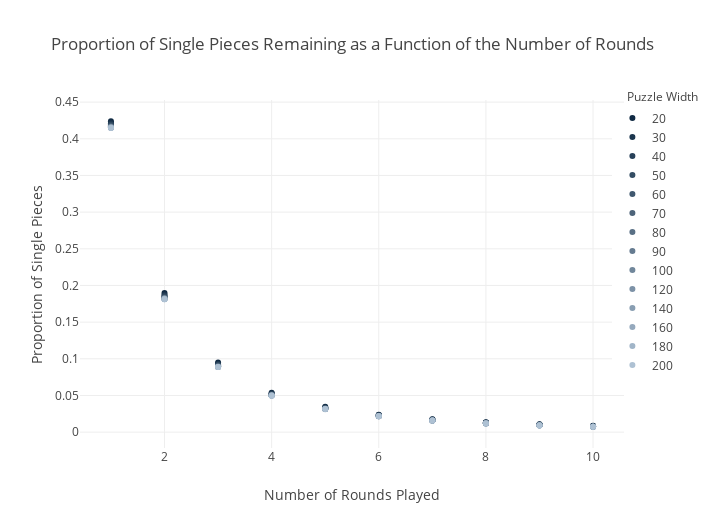

Notebook cell for this chart:
### Code cell
import plotly.offline as pyo
import plotly.graph_objs as go
pyo.offline.init_notebook_mode(connected=True)

data = []

for s in range(len(sliding)):
    
    trace = go.Scatter(
        x = all_xs[s],
        y = all_vals[s],
        showlegend=True,
#         error_y=dict(
#             type='data',
#             symmetric=False,
#             array=np.array(all_errs[s])*1.96,
#             arrayminus=np.array(all_errs[s])*1.96),
        mode = 'markers',
        name=str(thresh[s]),
        line = dict(
            color = matplotlib.colors.rgb2hex(cm(s)),
            width = 2),
    )
    
    data.append(trace)

layout = go.Layout(
    title = 'Proportion of Single Pieces Remaining as a Function of the Number of Rounds',
    width=8*88,
    height=6*88,
#     margin=go.layout.Margin(
#         l=50,
#         r=80,
#         b=80,
#         t=100),
    legend=dict(
        yanchor="top",
        y=0.99,
        xanchor="right",
        x=1.1),
        showlegend=True,
    xaxis=dict(
        title = 'Number of Rounds Played',
        showline=False,
        zeroline=False
    ),
    yaxis=dict(
        title = 'Proportion of Single Pieces',
        zeroline=False
    ),
    annotations=[
        dict(
            x=1.07,
            y=1.04,
            align="right",
            valign="top",
            text='Puzzle Width',
            showarrow=False,
            xref="paper",
            yref="paper",
            xanchor="center",
            yanchor="top"
        )
    ]
)

fig = go.Figure(data=data, layout=layout)
fig.write_html("puzzlewidth.html")
pyo.iplot(fig, filename='line-mode')

### Figure 1 — Plotly figure (JSON) as saved in the notebook; plotly's stock layout.template omitted (floating-point values rounded to 4 significant figures)
{"data": [{"line": {"color": "#102a43", "width": 2}, "mode": "markers", "name": "20", "showlegend": true, "type": "scatter", "uid": "380328b3-bdd1-4af7-badc-a48f98e4e21f", "x": [1, 2, 3, 4, 5, 6, 7, 8, 9, 10], "y": [0.424, 0.1899, 0.095, 0.05386, 0.03445, 0.02376, 0.01766, 0.01359, 0.01072, 0.008655]}, {"line": {"color": "#1c364e", "width": 2}, "mode": "markers", "name": "30", "showlegend": true, "type": "scatter", "uid": "6539f109-68ed-487d-acba-c5afa952efb1", "x": [1, 2, 3, 4, 5, 6, 7, 8, 9, 10], "y": [0.4213, 0.1869, 0.09286, 0.05273, 0.03371, 0.0234, 0.01719, 0.01315, 0.01037, 0.008305]}, {"line": {"color": "#284159", "width": 2}, "mode": "markers", "name": "40", "showlegend": true, "type": "scatter", "uid": "e3e9d727-7351-4897-9c40-cf1fd5865332", "x": [1, 2, 3, 4, 5, 6, 7, 8, 9, 10], "y": [0.4193, 0.1858, 0.09195, 0.05169, 0.03281, 0.02266, 0.01664, 0.01275, 0.009975, 0.00793]}, {"line": {"color": "#344d64", "width": 2}, "mode": "markers", "name": "50", "showlegend": true, "type": "scatter", "uid": "c7a2e49f-3fc7-4d9c-a757-bd9986291b4d", "x": [1, 2, 3, 4, 5, 6, 7, 8, 9, 10], "y": [0.4185, 0.1844, 0.09126, 0.05135, 0.03251, 0.02247, 0.01649, 0.01252, 0.009802, 0.007807]}, {"line": {"color": "#40586f", "width": 2}, "mode": "markers", "name": "60", "showlegend": true, "type": "scatter", "uid": "d8dbaafd-b697-4e92-9010-e49ef8e8e80a", "x": [1, 2, 3, 4, 5, 6, 7, 8, 9, 10], "y": [0.4167, 0.1834, 0.09024, 0.05074, 0.03217, 0.02224, 0.01627, 0.01242, 0.009694, 0.007691]}, {"line": {"color": "#4d647a", "width": 2}, "mode": "markers", "name": "70", "showlegend": true, "type": "scatter", "uid": "6240b429-7e53-4632-a011-564acb758ff5", "x": [1, 2, 3, 4, 5, 6, 7, 8, 9, 10], "y": [0.4167, 0.1824, 0.08987, 0.05054, 0.03198, 0.022, 0.01608, 0.0122, 0.009467, 0.0075]}, {"line": {"color": "#597085", "width": 2}, "mode": "markers", "name": "80", "showlegend": true, "type": "scatter", "uid": "8c9c6327-9246-4416-895f-e9ccd08ac988", "x": [1, 2, 3, 4, 5, 6, 7, 8, 9, 10], "y": [0.4163, 0.1823, 0.08953, 0.05039, 0.0318, 0.02194, 0.01602, 0.01217, 0.009487, 0.007492]}, {"line": {"color": "#657b90", "width": 2}, "mode": "markers", "name": "90", "showlegend": true, "type": "scatter", "uid": "05ee3973-74bd-4c05-bead-28bc638e9e99", "x": [1, 2, 3, 4, 5, 6, 7, 8, 9, 10], "y": [0.416, 0.1821, 0.08927, 0.05015, 0.03168, 0.02186, 0.01592, 0.01209, 0.009401, 0.007416]}, {"line": {"color": "#71879b", "width": 2}, "mode": "markers", "name": "100", "showlegend": true, "type": "scatter", "uid": "1360886d-e614-4028-b6d4-c801c1b87189", "x": [1, 2, 3, 4, 5, 6, 7, 8, 9, 10], "y": [0.4157, 0.1824, 0.08932, 0.05014, 0.03173, 0.02185, 0.01592, 0.01203, 0.009317, 0.007358]}, {"line": {"color": "#7d92a7", "width": 2}, "mode": "markers", "name": "120", "showlegend": true, "type": "scatter", "uid": "aa1fd887-da6e-4b7c-9796-56467eeb5aba", "x": [1, 2, 3, 4, 5, 6, 7, 8, 9, 10], "y": [0.4151, 0.1816, 0.08889, 0.04992, 0.03149, 0.02173, 0.01585, 0.012, 0.009325, 0.007325]}, {"line": {"color": "#899eb2", "width": 2}, "mode": "markers", "name": "140", "showlegend": true, "type": "scatter", "uid": "e2f7e715-e870-477d-adfe-28e4b23a8635", "x": [1, 2, 3, 4, 5, 6, 7, 8, 9, 10], "y": [0.4152, 0.1817, 0.08895, 0.04986, 0.0315, 0.02163, 0.0157, 0.01191, 0.009246, 0.007271]}, {"line": {"color": "#95a9bd", "width": 2}, "mode": "markers", "name": "160", "showlegend": true, "type": "scatter", "uid": "fe19f80b-d6c8-453b-851c-99ffaf9cd687", "x": [1, 2, 3, 4, 5, 6, 7, 8, 9, 10], "y": [0.4153, 0.1816, 0.08894, 0.04979, 0.03144, 0.02165, 0.0158, 0.0119, 0.009216, 0.00725]}, {"line": {"color": "#a1b5c8", "width": 2}, "mode": "markers", "name": "180", "showlegend": true, "type": "scatter", "uid": "eef8bdce-3217-4d4a-ba71-b41e10ffe000", "x": [1, 2, 3, 4, 5, 6, 7, 8, 9, 10], "y": [0.4152, 0.1813, 0.08882, 0.04972, 0.03134, 0.02153, 0.01568, 0.01185, 0.009166, 0.007205]}, {"line": {"color": "#aec1d3", "width": 2}, "mode": "markers", "name": "200", "showlegend": true, "type": "scatter", "uid": "e262c491-2f41-4968-acdd-63534e4c8768", "x": [1, 2, 3, 4, 5, 6, 7, 8, 9, 10], "y": [0.4148, 0.1811, 0.08868, 0.04977, 0.0314, 0.02159, 0.01573, 0.01188, 0.00918, 0.007209]}], "layout": {"annotations": [{"align": "right", "showarrow": false, "text": "Puzzle Width", "valign": "top", "x": 1.07, "xanchor": "center", "xref": "paper", "y": 1.04, "yanchor": "top", "yref": "paper"}], "height": 528, "legend": {"x": 1.1, "xanchor": "right", "y": 0.99, "yanchor": "top"}, "showlegend": true, "title": {"text": "Proportion of Single Pieces Remaining as a Function of the Number of Rounds"}, "width": 704, "xaxis": {"showline": false, "title": {"text": "Number of Rounds Played"}, "zeroline": false}, "yaxis": {"title": {"text": "Proportion of Single Pieces"}, "zeroline": false}}}
